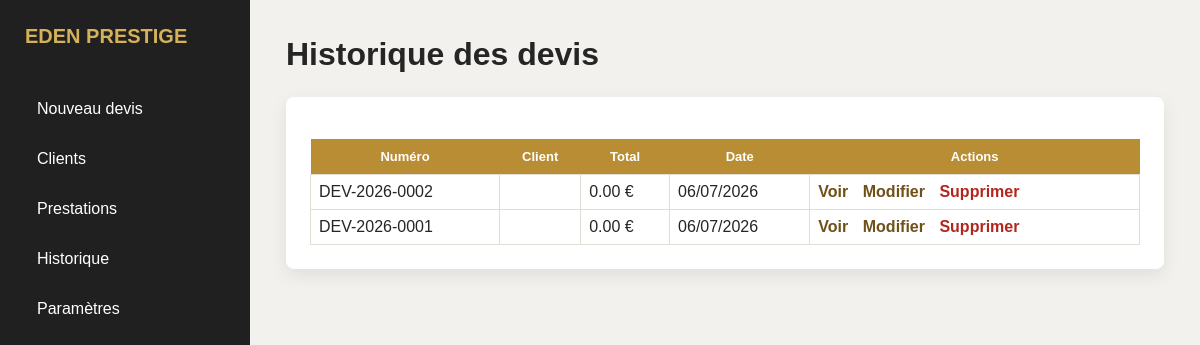
Page /historique on the earlier database version.
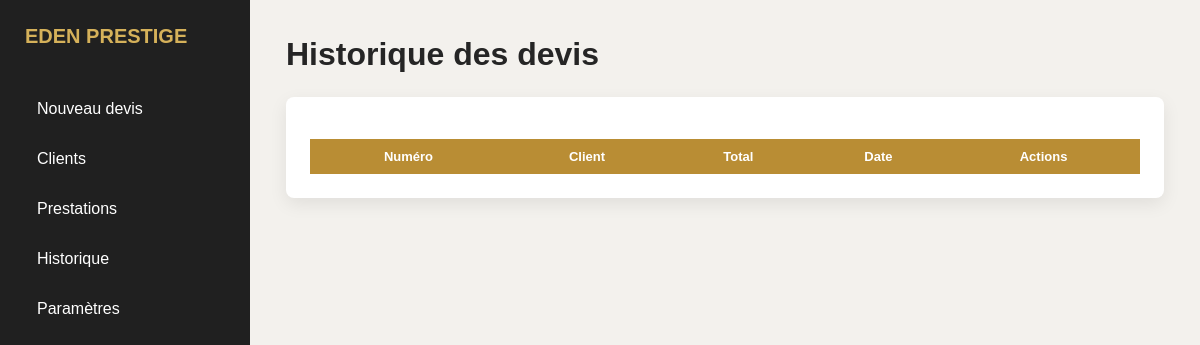
Same page on the later database version.
### models.py (models this page shows)
class Devis(db.Model):
    __tablename__ = "devis"
    id = db.Column(db.Integer, primary_key=True)
    numero = db.Column(db.String(20), unique=True)
    date = db.Column(db.String(20))
    expiration = db.Column(db.String(20))
    objet = db.Column(db.String(255))
    remise = db.Column(db.Float, default=0)
    total = db.Column(db.Float, default=0)
    client_id = db.Column(db.Integer, db.ForeignKey("clients.id"))
    lignes = db.relationship(
        "LigneDevis",
        backref="devis",
        cascade="all, delete",
        lazy=True,
    )

### app.py (the view)
@app.route("/historique")
def historique():
    return render_template("historique.html", devis=Devis.query.order_by(Devis.id.desc()).all())

### templates/historique.html
{% extends "base.html" %}
{% block contenu %}
<h1>Historique des devis</h1>
<div class="bloc">
    <table>
        <thead>
            <tr>
                <th>Num&eacute;ro</th>
                <th>Client</th>
                <th>Total</th>
                <th>Date</th>
                <th>Actions</th>
            </tr>
        </thead>
        <tbody>
            {% for d in devis %}
                <tr>
                    <td>{{ d.numero }}</td>
                    <td>{{ d.client_obj.nom }}</td>
                    <td>{{ "%.2f"|format(d.total) }} &euro;</td>
                    <td>{{ d.date }}</td>
                    <td class="actions">
                        <a href="/devis/{{ d.id }}" class="btn-action">Voir</a>
                        <a href="/devis/{{ d.id }}/modifier" class="btn-action">Modifier</a>
                        <a href="{{ url_for('supprimer_devis', id=d.id) }}" class="btn-action supprimer" onclick="return confirm('Supprimer ce devis &euro;')">Supprimer</a>
                    </td>
                </tr>
            {% endfor %}
        </tbody>
    </table>
</div>
{% endblock %}

### templates/base.html (shortened to what this page needs)
<!DOCTYPE html>
<html lang="fr">
<head>
    <link rel="stylesheet" href="{{ url_for('static', filename='style.css') }}">
</head>
<body>
    <aside class="sidebar">
        <h2>EDEN PRESTIGE</h2>
        <a href="/">Nouveau devis</a>
        <a href="/clients">Clients</a>
        <a href="/prestations">Prestations</a>
        <a href="/historique">Historique</a>
        <a href="/parametres">Param&egrave;tres</a>
    </aside>
    <main class="content">
        {% block contenu %}{% endblock %}
    </main>
</body>
</html>

### static/style.css (style rules this page uses)
* { margin: 0; padding: 0; box-sizing: border-box; font-family: Arial, sans-serif; }
body { display: flex; min-height: 100vh; background: #f3f1ed; color: #252525; }
.sidebar { width: 250px; background: #202020; min-height: 100vh; padding: 25px; position: sticky; top: 0; }
.sidebar h2 { color: #d5b15a; margin-bottom: 40px; font-size: 20px; letter-spacing: 0; }
.sidebar a { display: block; color: white; text-decoration: none; padding: 12px; margin-bottom: 8px; border-radius: 6px; }
.content { flex: 1; padding: 36px; min-width: 0; }
h1 { margin-bottom: 24px; }
h2 { margin-bottom: 16px; }
.bloc { background: white; padding: 24px; border-radius: 8px; box-shadow: 0 6px 18px rgba(0, 0, 0, .08); margin-bottom: 22px; }
table { width: 100%; border-collapse: collapse; margin-top: 18px; }
th { background: #b98d34; color: white; padding: 10px; font-size: 13px; }

Differences in the rows shown:
removed Devis: numero "DEV-2026-0002", total "0.00", date "06/07/2026"
removed Devis: numero "DEV-2026-0001", total "0.00", date "06/07/2026"
